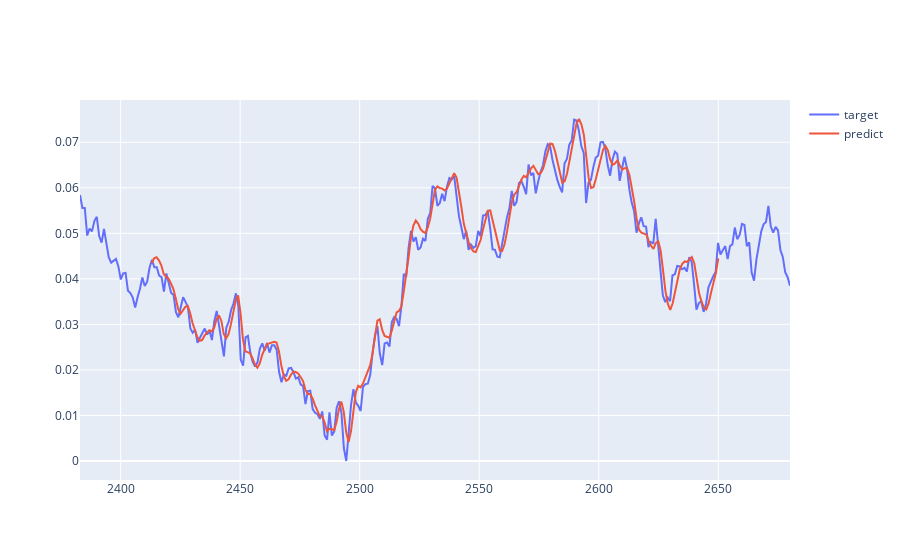

Here is the notebook cell this chart was saved with:
### Code cell
# 用预测数据的第step步绘制预测曲线
drawTargetAndPredict(predicts, target_data, shifter=train_steps, step=0, steps=validate_steps)

### Figure 1 — Plotly figure (JSON) as saved in the notebook; plotly's stock layout.template omitted (floating-point values rounded to 4 significant figures; data arrays with more than 128 entries replaced by an {"elided": "..."} marker saying what was removed)
{"data": [{"mode": "lines", "name": "target", "x": {"elided": "297 float values"}, "y": {"elided": "327 float values"}, "type": "scatter"}, {"mode": "lines", "name": "predict", "x": {"elided": "237 float values"}, "y": {"elided": "237 float values"}, "type": "scatter"}], "layout": {}}
